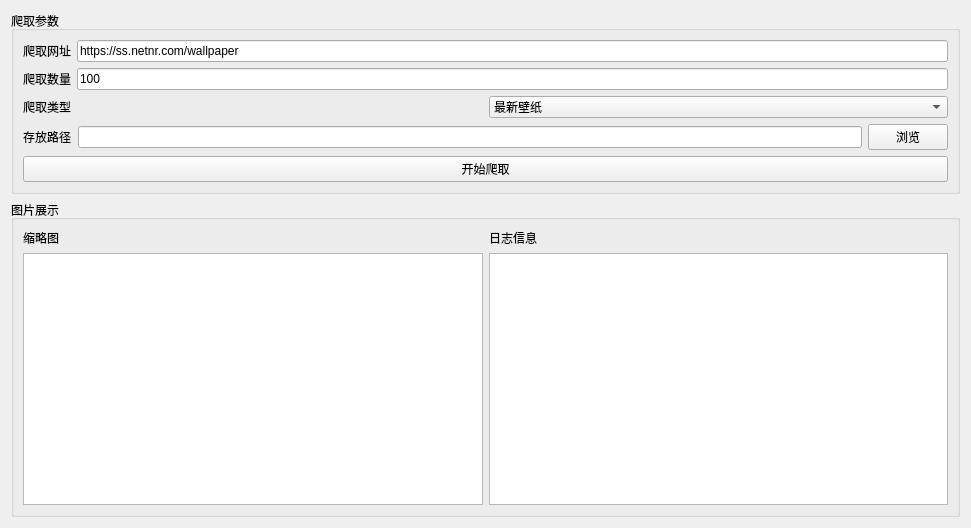
<?xml version="1.0" encoding="UTF-8"?>
<ui version="4.0">
 <class>Form</class>
 <widget class="QWidget" name="Form">
  <property name="geometry">
   <rect>
    <x>0</x>
    <y>0</y>
    <width>971</width>
    <height>528</height>
   </rect>
  </property>
  <property name="windowTitle">
   <string>爬取Neter图片</string>
  </property>
  <layout class="QVBoxLayout" name="verticalLayout_4">
   <item>
    <widget class="QGroupBox" name="groupBox_2">
     <property name="title">
      <string>爬取参数</string>
     </property>
     <layout class="QVBoxLayout" name="verticalLayout_3">
      <item>
       <layout class="QHBoxLayout" name="horizontalLayout_2">
        <item>
         <widget class="QLabel" name="label_3">
          <property name="text">
           <string>爬取网址</string>
          </property>
         </widget>
        </item>
        <item>
         <widget class="QLineEdit" name="editURL">
          <property name="text">
           <string>https://ss.netnr.com/wallpaper</string>
          </property>
         </widget>
        </item>
       </layout>
      </item>
      <item>
       <layout class="QHBoxLayout" name="horizontalLayout_3">
        <item>
         <widget class="QLabel" name="label_4">
          <property name="text">
           <string>爬取数量</string>
          </property>
         </widget>
        </item>
        <item>
         <widget class="QLineEdit" name="editNumber">
          <property name="text">
           <string>100</string>
          </property>
         </widget>
        </item>
       </layout>
      </item>
      <item>
       <layout class="QHBoxLayout" name="horizontalLayout_4">
        <item>
         <widget class="QLabel" name="label_6">
          <property name="text">
           <string>爬取类型</string>
          </property>
         </widget>
        </item>
        <item>
         <widget class="QComboBox" name="editType">
          <item>
           <property name="text">
            <string>最新壁纸</string>
           </property>
          </item>
          <item>
           <property name="text">
            <string>4K专区</string>
           </property>
          </item>
          <item>
           <property name="text">
            <string>美女模特</string>
           </property>
          </item>
          <item>
           <property name="text">
            <string>爱情美图</string>
           </property>
          </item>
          <item>
           <property name="text">
            <string>风景大片</string>
           </property>
          </item>
          <item>
           <property name="text">
            <string>小清新</string>
           </property>
          </item>
          <item>
           <property name="text">
            <string>动漫卡通</string>
           </property>
          </item>
          <item>
           <property name="text">
            <string>明星风尚</string>
           </property>
          </item>
          <item>
           <property name="text">
            <string>萌宠动物</string>
           </property>
          </item>
          <item>
           <property name="text">
            <string>游戏壁纸</string>
           </property>
          </item>
          <item>
           <property name="text">
            <string>汽车天下</string>
           </property>
          </item>
          <item>
           <property name="text">
            <string>炫酷时尚</string>
           </property>
          </item>
          <item>
           <property name="text">
            <string>军事天地</string>
           </property>
          </item>
          <item>
           <property name="text">
            <string>劲爆体育</string>
           </property>
          </item>
          <item>
           <property name="text">
            <string>纹理</string>
           </property>
          </item>
          <item>
           <property name="text">
            <string>文字控</string>
           </property>
          </item>
          <item>
           <property name="text">
            <string>月历壁纸</string>
           </property>
          </item>
          <item>
           <property name="text">
            <string>影视剧照</string>
           </property>
          </item>
          <item>
           <property name="text">
            <string>节日美图</string>
           </property>
          </item>
          <item>
           <property name="text">
            <string>BABY秀</string>
           </property>
          </item>
         </widget>
        </item>
       </layout>
      </item>
      <item>
       <layout class="QHBoxLayout" name="horizontalLayout_5">
        <item>
         <widget class="QLabel" name="label_5">
          <property name="text">
           <string>存放路径</string>
          </property>
         </widget>
        </item>
        <item>
         <widget class="QLineEdit" name="editPath"/>
        </item>
        <item>
         <widget class="QPushButton" name="buttonPreview">
          <property name="text">
           <string>浏览</string>
          </property>
         </widget>
        </item>
       </layout>
      </item>
      <item>
       <layout class="QHBoxLayout" name="horizontalLayout_6">
        <item>
         <widget class="QPushButton" name="buttonStart">
          <property name="text">
           <string>开始爬取</string>
          </property>
         </widget>
        </item>
       </layout>
      </item>
     </layout>
    </widget>
   </item>
   <item>
    <widget class="QGroupBox" name="groupBox">
     <property name="title">
      <string>图片展示</string>
     </property>
     <layout class="QHBoxLayout" name="horizontalLayout">
      <item>
       <layout class="QVBoxLayout" name="verticalLayout">
        <item>
         <widget class="QLabel" name="label">
          <property name="text">
           <string>缩略图</string>
          </property>
         </widget>
        </item>
        <item>
         <widget class="QTextBrowser" name="browserIMG"/>
        </item>
       </layout>
      </item>
      <item>
       <layout class="QVBoxLayout" name="verticalLayout_2">
        <item>
         <widget class="QLabel" name="label_2">
          <property name="text">
           <string>日志信息</string>
          </property>
         </widget>
        </item>
        <item>
         <widget class="QTextBrowser" name="browserLog"/>
        </item>
       </layout>
      </item>
     </layout>
    </widget>
   </item>
  </layout>
 </widget>
 <resources/>
 <connections/>
</ui>
